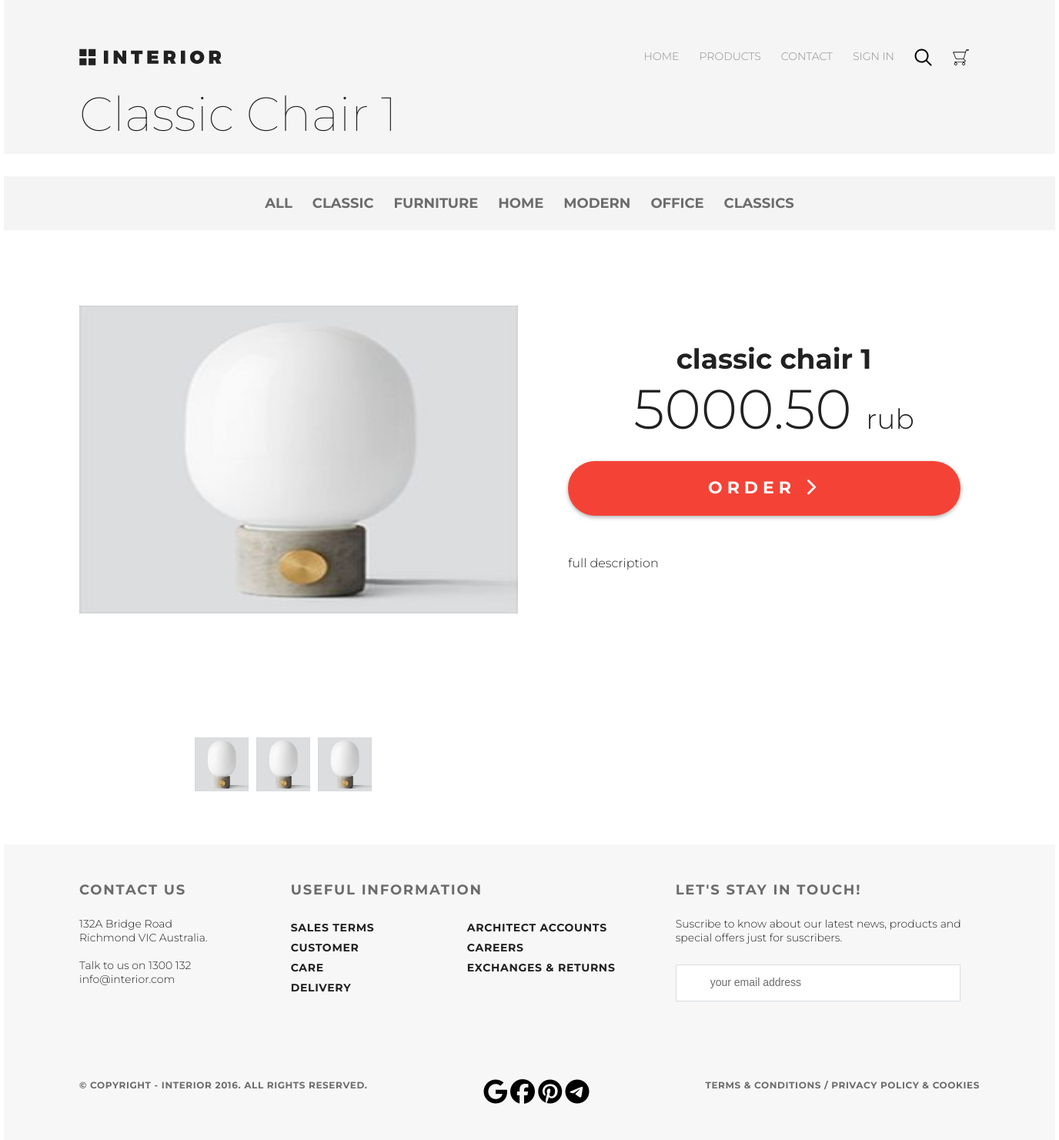
/product/1/, run on the app's committed database.
### mainapp/models.py (models this page shows, shortened)
class Product(models.Model):
    category = models.ForeignKey(ProductCategory, on_delete=models.CASCADE)
    name = models.CharField(verbose_name="Product name", max_length=64)
    image = models.ImageField(verbose_name="Product image", upload_to="product_images",blank=True)
    shortdesc = models.TextField(verbose_name="Short products description", blank=True, max_length=64)
    description = models.TextField(verbose_name="Product description", blank=True, max_length=128)
    price = models.DecimalField(verbose_name="Price", max_digits=8, decimal_places=2, default=0)
    quantity = models.PositiveIntegerField(verbose_name="Quantity", default=0)
    is_active = models.BooleanField(verbose_name="active", default=True)

class ProductCategory(models.Model):
    name = models.CharField(verbose_name="name", max_length=64, unique=True)
    description = models.TextField(verbose_name="description", blank=True, max_length=128)
    is_active = models.BooleanField(verbose_name="active", default=True)

### mainapp/views.py (the view)
# urls.py: path('product/<int:pk>/', mainapp.product, name='product'),
def product(request, pk):
        product = get_object_or_404(Product, pk=pk)
        context = {
            'page_title': 'Product page',
            'products_menu': get_products_menu(),
            'category': product.category,
            'object': product,
            'basket': get_basket(request),
        }
        return render(request, 'mainapp/product_page.html', context)

### mainapp/views.py (called while the page is built)
def get_products_menu():
    return ProductCategory.objects.all()

def get_basket(request):
    if request.user.is_authenticated:
        return request.user.basket.all().order_by('product__category')
    else:
        return []

### mainapp/templates/mainapp/product_page.html (shortened to what this page needs)
{% extends 'mainapp/base.html' %}
{% load static %}
{% block container %}
    <div class="header_product padding-site">
        {% include 'mainapp/includes/inc_menu.html' %}
        <h2 class="h2-product">{{ object.name|title }}</h2>
    </div>
	<div class="details">
		<div class="products-range-header">
        {% include 'mainapp/includes/inc_products_menu.html' %}
        </div>
        <div class="details-products">
            <div class="details-slider">
                <div class="slider-product">
                    <img src="/media/{{ object.image }}" alt="{{ object.short_desc }}">
                </div>
                <div class="slider-control">
                    <div class="block">
                        <a href="#"><img src="/media/{{ object.image }}" alt="вариант 1">
                        </a>
                    </div>
                    <div class="block">
                        <a href="#"><img src="/media/{{ object.image }}" alt="вариант 2">
                        </a>
                    </div>
                    <div class="block">
                        <a href="#"><img src="/media/{{ object.image }}" alt="вариант 3">
                        </a>
                    </div>
                </div>
            </div>
            <div class="description">
                <h3 class="big-bold">{{ object.name }}</h3>
                <br>
                <p class="price"> {{ object.price }} <span>rub</span></p>
                <a href="{% url 'basket:add' object.pk %}" class="red-button">
                    order
                    <i class="fa fa-chevron-right" aria-hidden="true"></i>
                </a>
                <div class="description-text">
                    {{ object.description }}
                </div>
            </div>
        </div>
    </div>
{% endblock %}

### mainapp/templates/mainapp/includes/inc_products_menu.html
{% load static %}
<ul class="menu">
    <li class="menu_list">
        <a href="{% url 'main:category' 0 %}" class="products-range-menu {% if request.resolver_match.kwargs.pk == '0' %}products-range-menu-active{% endif %}">All</a></li>
    {% for category in products_menu  %}
    <li class="menu_list">
        <a href="{% url 'main:category' category.pk %}" class="products-range-menu">
            {{ category.name }}
        </a>
    </li>
    {% endfor %}
</ul>

### static/css/style.css (style rules this page uses)
* { margin: 0; padding: 0; }
a { text-decoration: none; }
body { font-family: 'Montserrat', sans-serif; }
.menu_list { list-style-type: none; }
.menu { display: flex; }
.padding-site { padding-left: 98px; padding-right: 98px; }
::placeholder { color: #6c6c6c; font-size: 14px; font-weight: 300; padding-left: 19px; padding-top: 17px; padding-bottom: 17px; }
.header_product { background-color: #f5f5f5; height: 200px; display: flex; flex-direction: column; justify-content: space-between }
.h2-product { color: #212121; font-size: 62px; font-weight: 100; padding-bottom: 44px; padding-top: 20px; }
.products-range-menu { color: #6c6c6c; font-size: 18px; font-weight: 700; text-transform: uppercase; padding: 10px 13px; }
.products-range-header { background-color: #f4f4f4; height: 70px; display: flex; justify-content: center; align-items: center; margin-top: 29px; margin-bottom: 29px; }
.details-products { padding-left: 98px; padding-right: 98px; margin-top: 98px; height: 700px; }
.details-slider { width: 570px; float: left; margin-right: 30px; }
.slider-product { width: 570px; height: 400px; }
.slider-product img { height: 100%; width: 100%; }
.slider-control { width: 420px; height: 70px; margin: 11px auto 0px; padding-left: 150px; padding-top: 150px; }
.slider-control .block { height: 70px; width: 70px; position: relative; float: left; margin-right: 10px; }
.slider-control .block img { height: 100%; width: 100%; }
.description { width: 535px; float: right; padding-left: 35px }
.description .big-bold { color: #212121; font-size: 36px; font-weight: 700; text-align: center; margin-top: 47px; margin-bottom: 0px; }
.description .price { color: #212121; font-size: 72px; font-weight: 300; line-height: 48px; text-align: center; }
.description .price span { color: #212121; font-size: 36px; font-weight: 300; line-height: 48px; text-align: center; }
.red-button { display: block; height: 71px; width: 510px; border-radius: 35px; background-color: #f44336; text-align: center; text-transform: uppercase; text-decoration: none; color: #ffffff; font-size: 22px; font-weight: 700; line-height: 24px; box-shadow: 0px 2px 4.85px 0.15px rgba(33, 33, 33, 0.35); line-height: 70px; letter-spacing: 6px; margin-top: 31px; }
.description-text { margin-top: 50px; color: #212121; font-size: 16px; font-weight: 300; line-height: 24px; text-align: left; }

### data on the page
Product: name "Classic Chair 1", image (picture), name "classic chair 1", price "5000.50", description "full description"
ProductCategory: name "CLASSIC"
ProductCategory: name "FURNITURE"
ProductCategory: name "HOME"
ProductCategory: name "MODERN"
ProductCategory: name "OFFICE"
ProductCategory: name "CLASSICS"
